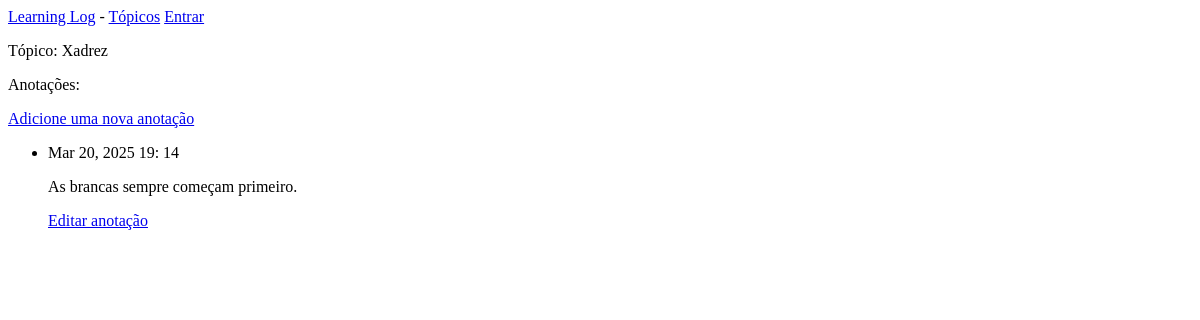
The page /topic/5/ on the database as committed earlier.
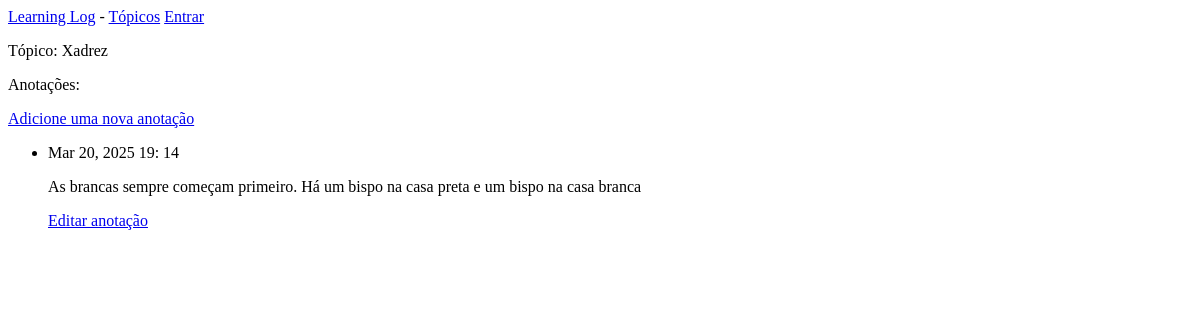
The same page on the database as committed later.
### learning_logs/models.py (models this page shows, shortened)
class Entry(models.Model):
    topic = models.ForeignKey(Topic, on_delete=models.CASCADE)
    text_anotacao = models.TextField()
    date_add = models.DateTimeField(auto_now_add=True)
    class Meta:
        verbose_name_plural = 'entries'

### learning_logs/views.py (the view)
# urls.py: path('topic/<topic_id>/', views.topic, name='topic'),
def topic(request, topic_id):
        topic = Topic.objects.get(id = topic_id)
        entries = topic.entry_set.order_by('-date_add')
        context = {'topic': topic, 'entries': entries}
        return render(request, 'learning_logs/topic.html', context)

### learning_logs/models.py (called while the page is built)
    def __str__(self):
        return self.text

### learning_logs/templates/learning_logs/topic.html (shortened to what this page needs)
{% extends 'learning_logs/base.html'%}
{%block content%}
    <p>Tópico: {{topic}}</p>
    <p>Anotações:</p>
    <p>
        <a href="{%url 'new_entry' topic.id%}">Adicione uma nova anotação</a>
    </p>
        <ul>
            {%for entry in entries%}
                <li>
                    <p>{{entry.date_add | date:'M d, Y H: i'}}</p>
                    <p>{{entry.text_anotacao | linebreaks}}</p>
                    <p><a href="{%url 'edit_entry' entry.id%}">Editar anotação</a></p>
               </li>
            {%empty%}
                <li>Não há entradas</li>
            {%endfor%}
        </ul>
{%endblock content%}

Rows that differ between the two databases and show on the page:
changed Entry: text_anotacao "As brancas sempre começam primeiro." → "As brancas sempre começam primeiro. Há um bispo na casa preta e um bispo na casa branca"
